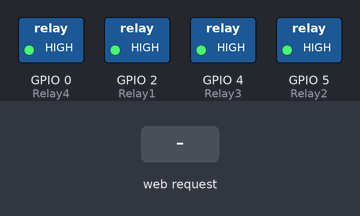
A sketch run on a simulated ESP8266 (NodeMCU). Parts: switched loads named in the sketch (green lamp = pin HIGH). Inputs (shaded band) come from the test bench. EEPROM starts erased; what the sketch prints to the serial monitor is not drawn.

Above: at 1.3 s.
1.4 s: HTTP request GET /L1on received
At 1.9 s:
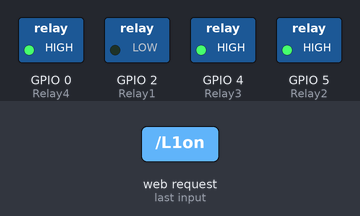
2.9 s: HTTP request GET /L2on received
At 4.1 s:
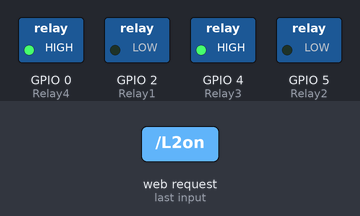
4.4 s: HTTP request GET /L1off received
At 5.4 s:
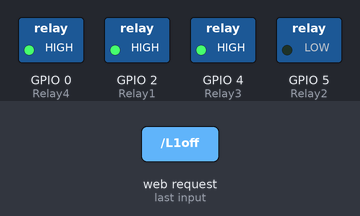
5.9 s: HTTP request GET /L3on received
At 6.5 s:
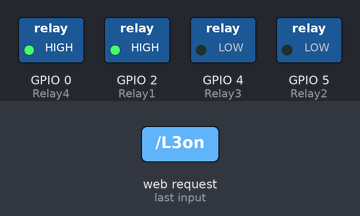
7.4 s: HTTP request GET /L2off received
At 7.7 s:
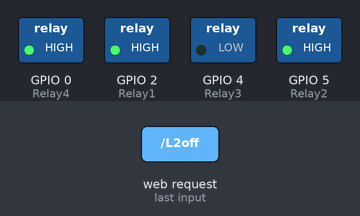
8.9 s: HTTP request GET /L4on received
At 10.0 s:
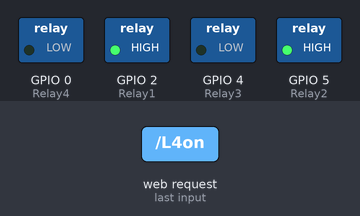
Timing chart, 0 to 11.4 s (numbered marks = the images above; inputs shaded):
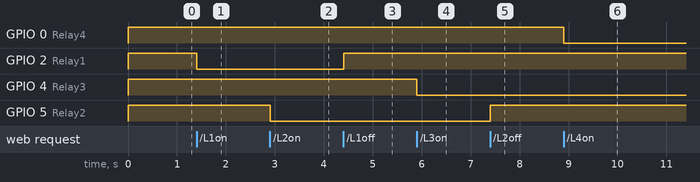

The sketch:

Test.ino
```cpp
/* https://arduino.esp8266.com/stable/package_esp8266com_index.json
 * ESP8266 as Web Server using WiFi Access Point (AP) mode
 * to control GPIO (on-board LED)
 * Connect to AP "Wifi 4Load", password = "87654321"
 * Open browser, visit 192.168.4.1
 */

#include <ESP8266WiFi.h>
#include <ESP8266WebServer.h>
#include <EEPROM.h>

/* Put your SSID & Password */
const char* ssid = "Wifi_4Load";  // Enter SSID here
const char* password = "87654321";  //Enter Password here

ESP8266WebServer server(80);

uint8_t Relay1 = LED_BUILTIN;
uint8_t Relay2 = 5;
uint8_t Relay3 = 4;
uint8_t Relay4 = 0;

int load1, load2, load3, load4;

void setup() {
  Serial.begin(115200);
  Serial.println();

  pinMode(Relay1, OUTPUT);
  pinMode(Relay2, OUTPUT);
  pinMode(Relay3, OUTPUT);
  pinMode(Relay4, OUTPUT);

  EEPROM.begin(512);

  load1 = EEPROM.read(1);
  load2 = EEPROM.read(2);
  load3 = EEPROM.read(3);
  load4 = EEPROM.read(4);

  Serial.print(load1); Serial.print(" ");
  Serial.print(load2); Serial.print(" ");
  Serial.print(load3); Serial.print(" ");
  Serial.println(load4);

  digitalWrite(Relay1, load1);
  digitalWrite(Relay2, load2);
  digitalWrite(Relay3, load3);
  digitalWrite(Relay4, load4);

  WiFi.softAP(ssid, password);
  IPAddress apip = WiFi.softAPIP();
  Serial.print("visit: \n");
  Serial.println(apip);

  delay(100);

  server.on("/", handle_OnConnect);
  server.on("/L1on",  handle_L1on);
  server.on("/L1off", handle_L1off);
  server.on("/L2on",  handle_L2on);
  server.on("/L2off", handle_L2off);
  server.on("/L3on",  handle_L3on);
  server.on("/L3off", handle_L3off);
  server.on("/L4on",  handle_L4on);
  server.on("/L4off", handle_L4off);
  server.onNotFound(handle_NotFound);

  server.begin();
  Serial.println("HTTP server started");
}
void loop() {
  server.handleClient();

  digitalWrite(Relay1, load1);
  digitalWrite(Relay2, load2);
  digitalWrite(Relay3, load3);
  digitalWrite(Relay4, load4);

}

void handle_OnConnect() {
  server.send(200, "text/html", SendHTML(load1,load2,load3,load4));
}

void handle_L1on()  {load1=0;data();}
void handle_L1off() {load1=1;data();}

void handle_L2on()  {load2=0;data();}
void handle_L2off() {load2=1;data();}

void handle_L3on()  {load3=0;data();}
void handle_L3off() {load3=1;data();}

void handle_L4on()  {load4=0;data();}
void handle_L4off() {load4=1;data();}


void data(){
EEPROM.write(1, load1);
EEPROM.write(2, load2);
EEPROM.write(3, load3);
EEPROM.write(4, load4);
EEPROM.commit();

server.send(200, "text/html", SendHTML(load1,load2,load3,load4));
}


void handle_NotFound(){
  server.send(404, "text/plain", "Not found");
}

String SendHTML(uint8_t l1stat,uint8_t l2stat,uint8_t l3stat,uint8_t l4stat){
  String ptr = "<!DOCTYPE html> <html>\n";
  ptr +="<head><meta name=\"viewport\" content=\"width=device-width, initial-scale=1.0, user-scalable=no\">\n";
  ptr +="<title>4Load Control</title>\n";
  ptr +="<style>html { font-family: Helvetica; display: inline-block; margin: 0px auto; text-align: center;}\n";
  ptr +="body{margin-top: 50px;} h1 {color: #444444;margin: 50px auto 30px;} h3 {color: #444444;margin-bottom: 50px;}\n";
  ptr +=".button {display: block;width: 80px;background-color: #1abc9c;border: none;color: white;padding: 13px 30px;text-decoration: none;font-size: 25px;margin: 0px auto 35px;cursor: pointer;border-radius: 4px;}\n";
  ptr +=".button-on {background-color: #1abc9c;}\n";
  ptr +=".button-on:active {background-color: #16a085;}\n";
  ptr +=".button-off {background-color: #34495e;}\n";
  ptr +=".button-off:active {background-color: #2c3e50;}\n";
  ptr +="p {font-size: 14px;color: #888;margin-bottom: 10px;}\n";
  ptr +="</style>\n";
  ptr +="</head>\n";
  ptr +="<body>\n";
  ptr +="<h2>Wifi based Home Appliance Control</h2>\n";

   if(l1stat==0)
  {ptr +="<p>Load1 Status: ON</p><a class=\"button button-off\" href=\"/L1off\">OFF</a>\n";}
  else
  {ptr +="<p>Load1 Status: OFF</p><a class=\"button button-on\" href=\"/L1on\">ON</a>\n";}

  if(l2stat==0)
  {ptr +="<p>Load2 Status: ON</p><a class=\"button button-off\" href=\"/L2off\">OFF</a>\n";}
  else
  {ptr +="<p>Load2 Status: OFF</p><a class=\"button button-on\" href=\"/L2on\">ON</a>\n";}

  if(l3stat==0)
  {ptr +="<p>Load3 Status: ON</p><a class=\"button button-off\" href=\"/L3off\">OFF</a>\n";}
  else
  {ptr +="<p>Load3 Status: OFF</p><a class=\"button button-on\" href=\"/L3on\">ON</a>\n";}

  if(l4stat==0)
  {ptr +="<p>Load4 Status: ON</p><a class=\"button button-off\" href=\"/L4off\">OFF</a>\n";}
  else
  {ptr +="<p>Load4 Status: OFF</p><a class=\"button button-on\" href=\"/L4on\">ON</a>\n";}

  ptr +="</body>\n";
  ptr +="</html>\n";
  return ptr;
}
```

Measured:
- after the input at 1.4 s, GPIO 2 (Relay1): HIGH → LOW at once
- after the input at 2.9 s, GPIO 5 (Relay2): HIGH → LOW at once
- after the input at 4.4 s, GPIO 2 (Relay1): LOW → HIGH at once
- after the input at 5.9 s, GPIO 4 (Relay3): HIGH → LOW at once
- after the input at 7.4 s, GPIO 5 (Relay2): LOW → HIGH at once
- after the input at 8.9 s, GPIO 0 (Relay4): HIGH → LOW at once
